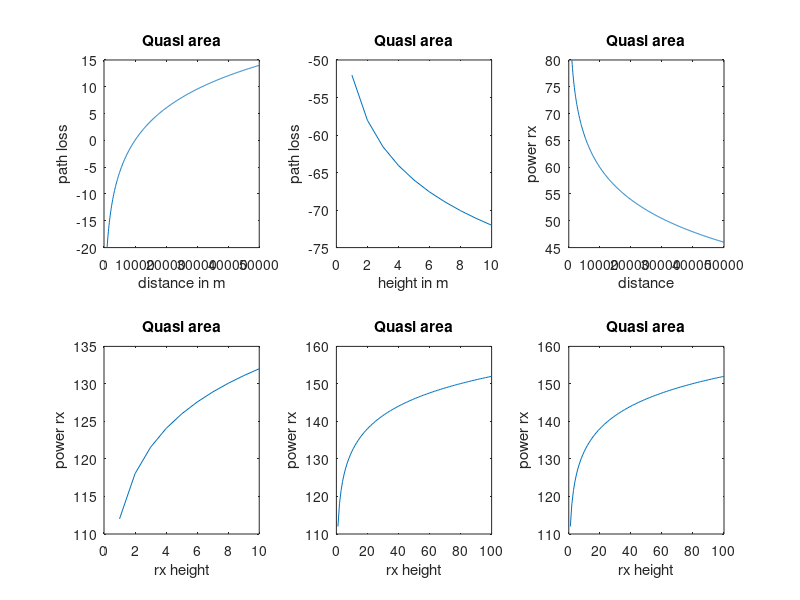

Here is the MATLAB script that generated this plot:
%quasi area
clc;
clear all;
close all;
hte=input('enter the tx height');
hre=input('enter the rx height');
f=input('enter the frequency');
ame=43;
garea=17;
lam=3e8/f
eirp=60;
d=input('enter the distance between the antennas');
ghte=20*log10(hte/200)
ghre=20*log10(hre/3)
lf=-10*log10((lam^2)/((4*3.14*d)^2))
l50=lf+ame-ghte-ghre-garea
pr=(eirp-l50+0)
%plot distance vs path loss

ghte=20*log10(hte/200)
ghre=20*log10(hre/3)
d1=1000:100:50000
lf=-10*log10((lam.^2)./((4*3.14*d1).^2))
l50=lf+ame-ghte-ghre-garea
subplot(2,3,1)
plot(d1,l50)
xlabel('distance in m')
ylabel('path loss')
title('Quasi area')
%rx height vs path loss

ghte=20*log10(hte/200)
hre1=0:10
ghre1=20*log10(hre1/3)
lf=-10*log10((lam.^2)./((4*3.14*d).^2))
l50=lf+ame-ghte-ghre1-garea
subplot(2,3,2)
plot(hre1,l50)
xlabel('height in m')
ylabel('path loss')
title('Quasi area')
%distance vs power rxved

ghte=20*log10(hte/200)
ghre=20*log10(hre/3)
d2=1000:100:50000
lf=-10*log10((lam^2)./((4*3.14*d2).^2))
l50=lf+ame-ghte-ghre-garea
pr=(eirp-l50+0)
subplot(2,3,3)
plot(d2,pr)
xlabel('distance')
ylabel('power rx')
title('Quasi area')
% rx height vs power rx

ghte=20*log10(hte/200)
hre2=0:10
ghre2=20*log10(hre2/3)
lf=-10*log10((lam^2)./((4*3.14*d).^2))
l50=lf+ame-ghte-ghre2-garea
pr=(eirp-l50+0)
subplot(2,3,4)
plot(hre2,pr)
xlabel('rx height')
ylabel('power rx')
title('Quasi area')
% tx height vs power rx
hte1=0:100
ghte1=20*log10(hte1/200)
ghre=20*log10(hre/3)
lf=-10*log10((lam^2)./((4*3.14*d).^2))
l50=lf+ame-ghte1-ghre-garea
pr=(eirp-l50+0)
subplot(2,3,5)
plot(hte1,pr)
xlabel('rx height')
ylabel('power rx')
title('Quasi area')
% tx height vs path loss
hte1=0:100
ghte1=20*log10(hte1/200)
ghre=20*log10(hre/3)
lf=-10*log10((lam^2)./((4*3.14*d).^2))
l50=lf+ame-ghte1-ghre-garea
pr=(eirp-l50+0)
subplot(2,3,6)
plot(hte1,pr)
xlabel('rx height')
ylabel('power rx')
title('Quasi area')